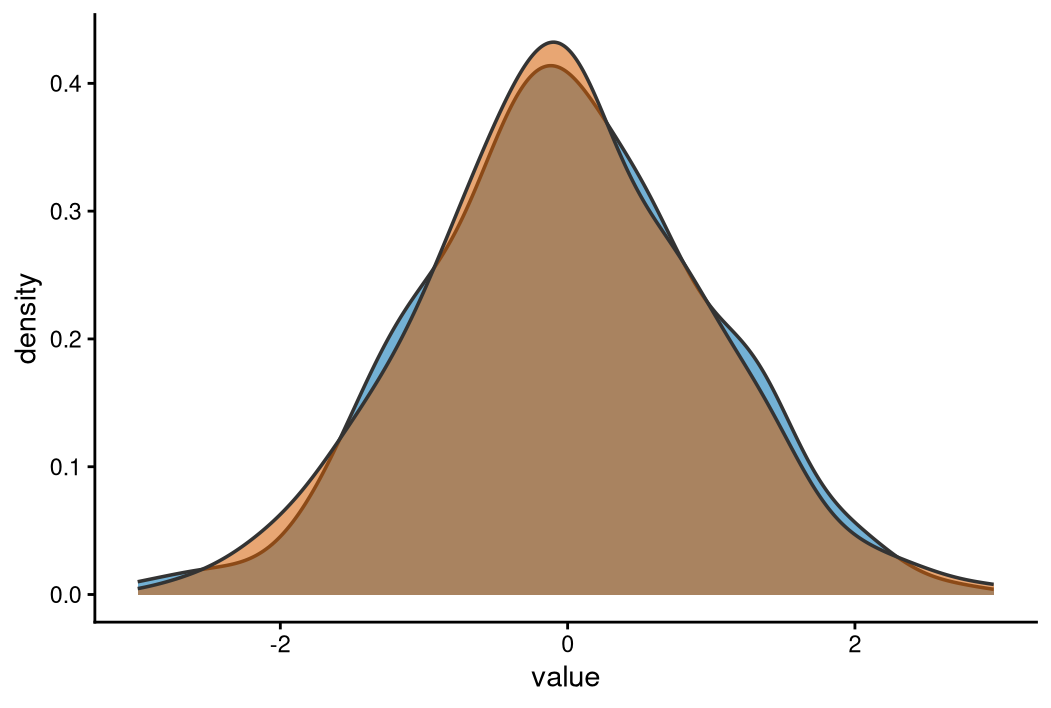
#> input picture reference/05.可参考出图代码/L1_基础统计图/L1_density_verified.png, 1051 x 708 px
$ python 2026-10-20_debug_s16_region_census.py '../reference/05.可参考出图代码/L1_基础统计图/L1_density_verified.png' 5
#> lines starting #> are read from the running program, lines starting #| are printed output that depends on the picture
#!/usr/bin/env python3
"""S16 调试：按给定矩形区域做颜色普查（确认每个面板里到底画了什么）。"""

import sys

import numpy as np
from PIL import Image

COLORS = {
    "case": (238, 0, 0),
    "ctrl": (59, 73, 146),
    "up": (214, 39, 40),
    "down": (31, 119, 180),
    "ns": (187, 187, 187),
}


def main():
    path = sys.argv[1]
    tol = int(sys.argv[2]) if len(sys.argv) > 2 else 3
    boxes = {
        "A": (260, 92, 2309, 1428),
        "C": (2800, 92, 4849, 1428),
        "B": (260, 1929, 2309, 3932),
        "D": (2800, 1929, 4715, 3932),
        "gap_AB": (260, 1428, 2309, 1929),
        "legend": (2200, 4400, 2900, 4700),
        "cbar": (4720, 1929, 4900, 3932),
    }
    rgb = np.asarray(Image.open(path).convert("RGB"), dtype=np.int16)
    print("tol=%d" % tol)
    for name, (x0, y0, x1, y1) in boxes.items():
        sub = rgb[y0:y1, x0:x1]
        total = sub.shape[0] * sub.shape[1]
        ink = (sub.mean(axis=2) < 245).mean()
        parts = []
        for cname, col in COLORS.items():
            n = int(np.all(np.abs(sub - np.array(col, dtype=np.int16)) <= tol, axis=2).sum())
            parts.append("%s=%d" % (cname, n))
        print("%-8s %dx%d ink=%.4f %s" % (name, x1 - x0, y1 - y0, ink, " ".join(parts)))
#> this loop made 7 passes
#> ink on passes 1 to 7: 0.388, nan, nan, nan, nan, nan, nan
#| A        2049x1336 ink=0.3880 case=0 ctrl=0 up=0 down=0 ns=875
#| C        2049x1336 ink=nan case=0 ctrl=0 up=0 down=0 ns=0
#| B        2049x2003 ink=nan case=0 ctrl=0 up=0 down=0 ns=0
#| D        1915x2003 ink=nan case=0 ctrl=0 up=0 down=0 ns=0
#| gap_AB   2049x501 ink=nan case=0 ctrl=0 up=0 down=0 ns=0
#| legend   700x300 ink=nan case=0 ctrl=0 up=0 down=0 ns=0
#| cbar     180x2003 ink=nan case=0 ctrl=0 up=0 down=0 ns=0
#> pass 1, in main, `sub = rgb[y0:y1, x0:x1]`:
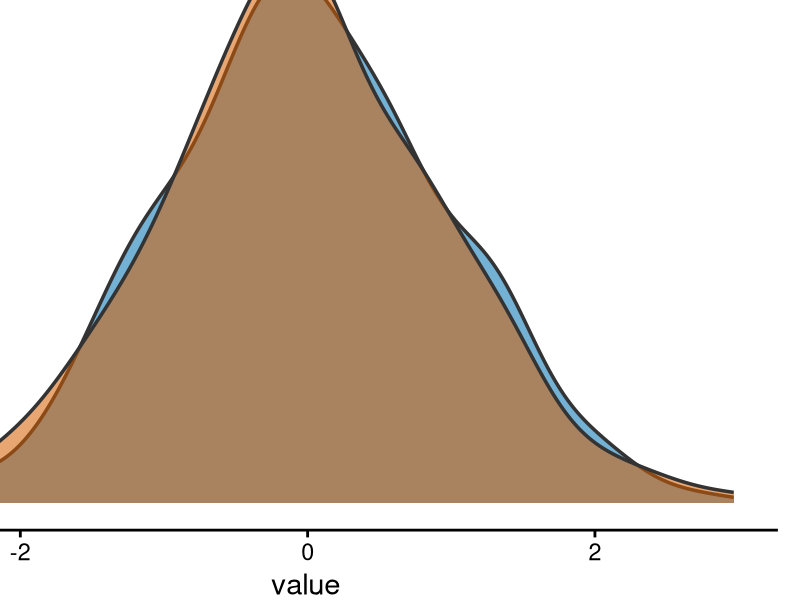
#> sub: shape (616, 791, 3) int16; mean R, G, B 219.2, 205.7, 193.2


if __name__ == "__main__":
    main()

$ run again, on reference/05.可参考出图代码/L1_基础统计图/L1_histogram_verified.png
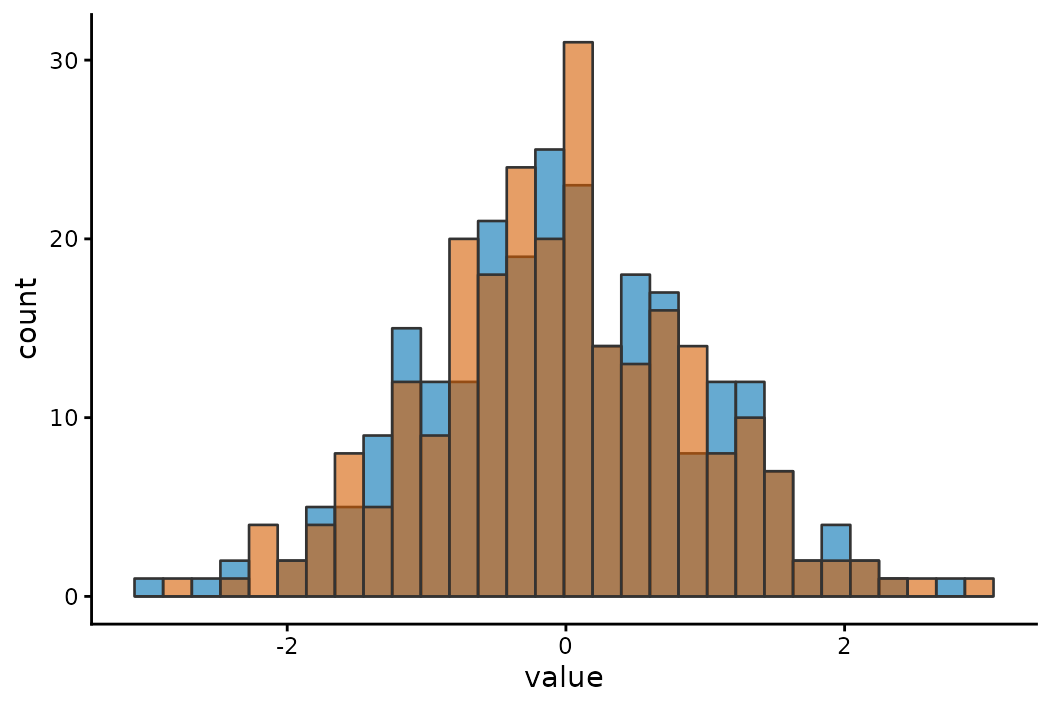
#> input picture reference/05.可参考出图代码/L1_基础统计图/L1_histogram_verified.png, 1051 x 708 px
#> the loop in main, `for name, (x0, y0, x1, y1) in boxes.items():` made 7 passes
#> ink on passes 1 to 7: 0.31, nan, nan, nan, nan, nan, nan
#> (printed output is left out)
#> pass 1, in main, `sub = rgb[y0:y1, x0:x1]`:
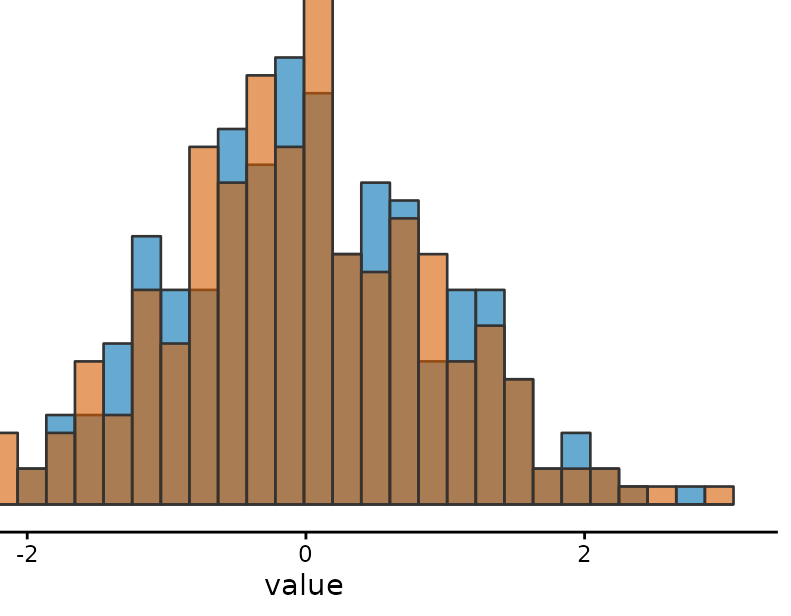
#> sub: shape (616, 791, 3) int16; mean R, G, B 222.4, 213.3, 204.9

$ run again, on reference/05.可参考出图代码/L1_基础统计图/L1_scatter_verified.png
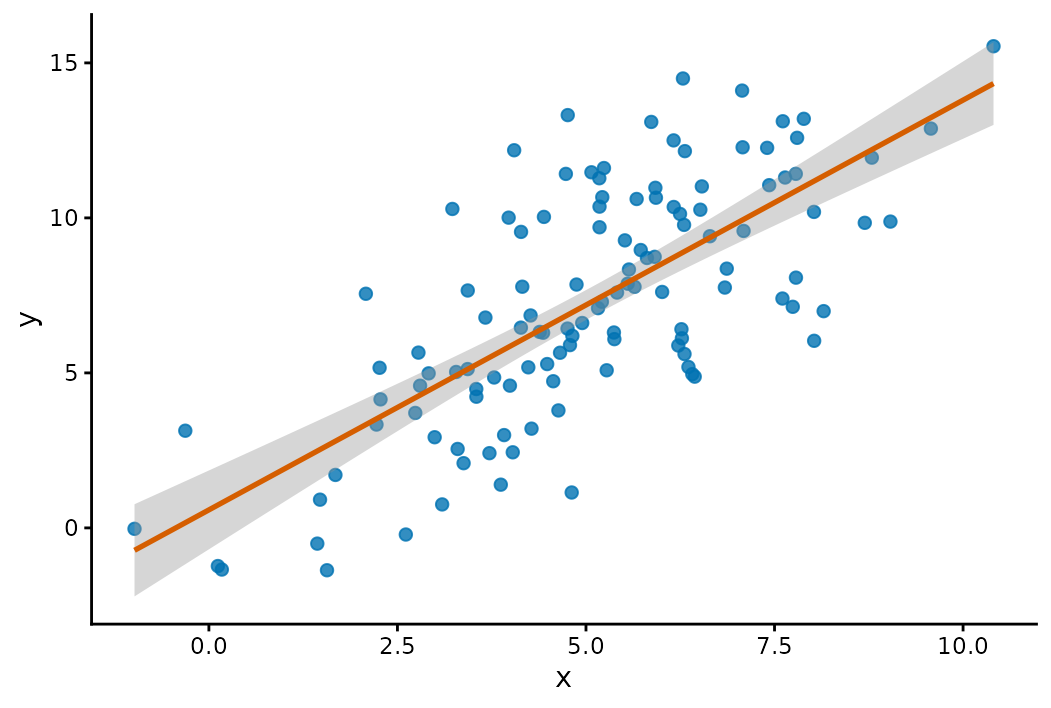
#> input picture reference/05.可参考出图代码/L1_基础统计图/L1_scatter_verified.png, 1051 x 708 px
#> the loop in main, `for name, (x0, y0, x1, y1) in boxes.items():` made 7 passes
#> ink on passes 1 to 7: 0.109, nan, nan, nan, nan, nan, nan
#> (printed output is left out)
#> pass 1, in main, `sub = rgb[y0:y1, x0:x1]`:
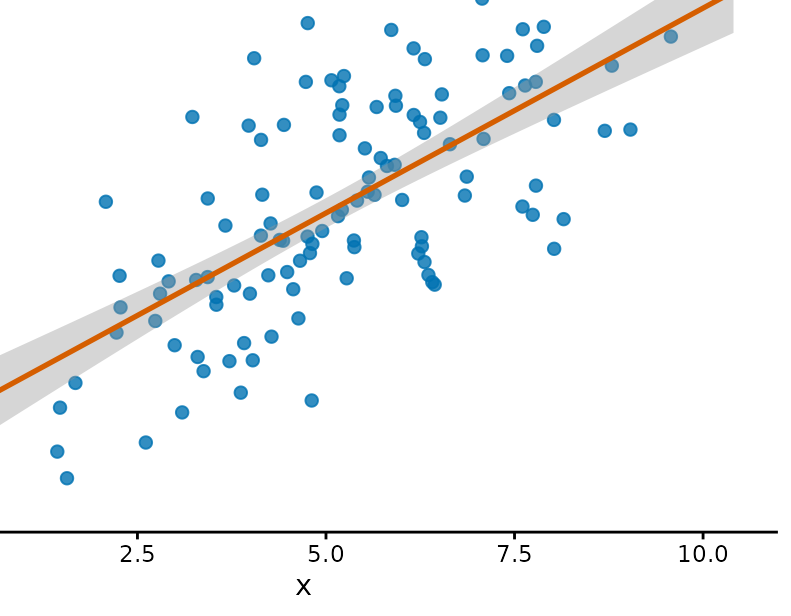
#> sub: shape (616, 791, 3) int16; mean R, G, B 243.7, 245.7, 246.6

$ run again, on reference/05.可参考出图代码/L1_基础统计图/L1_violin_verified.png
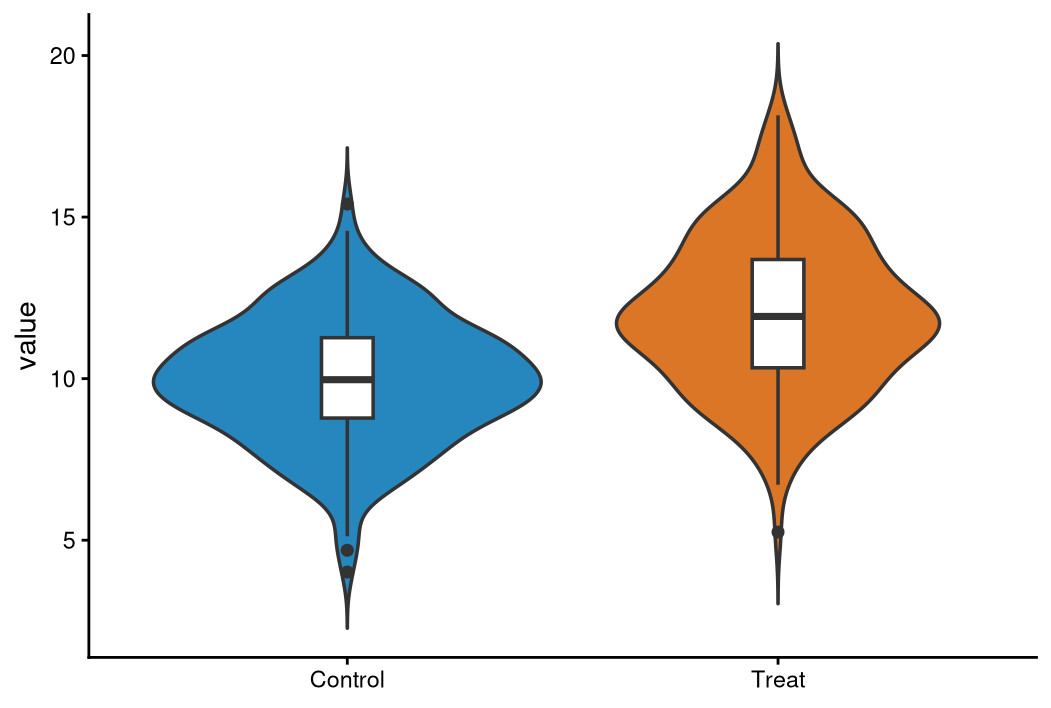
#> input picture reference/05.可参考出图代码/L1_基础统计图/L1_violin_verified.png, 1051 x 708 px
#> the loop in main, `for name, (x0, y0, x1, y1) in boxes.items():` made 7 passes
#> ink on passes 1 to 7: 0.231, nan, nan, nan, nan, nan, nan
#> (printed output is left out)
#> pass 1, in main, `sub = rgb[y0:y1, x0:x1]`:
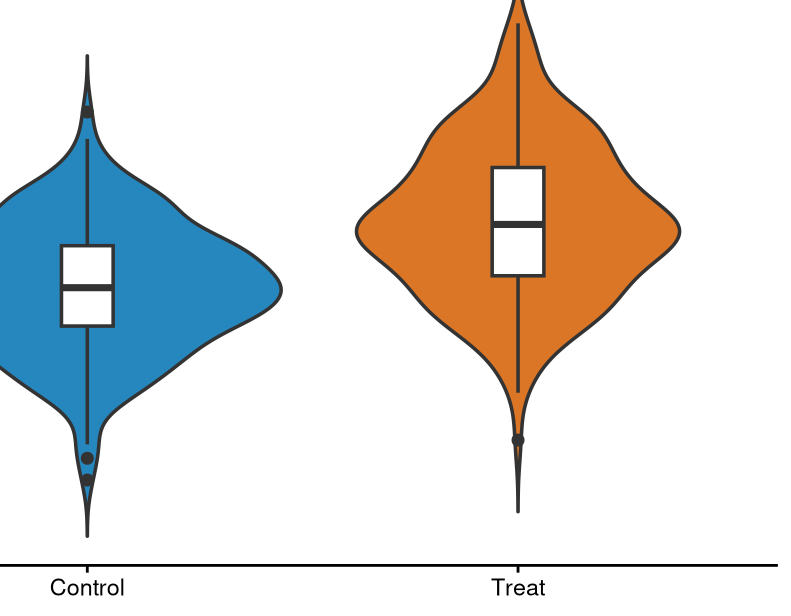
#> sub: shape (616, 791, 3) int16; mean R, G, B 224.9, 222.9, 219.4
